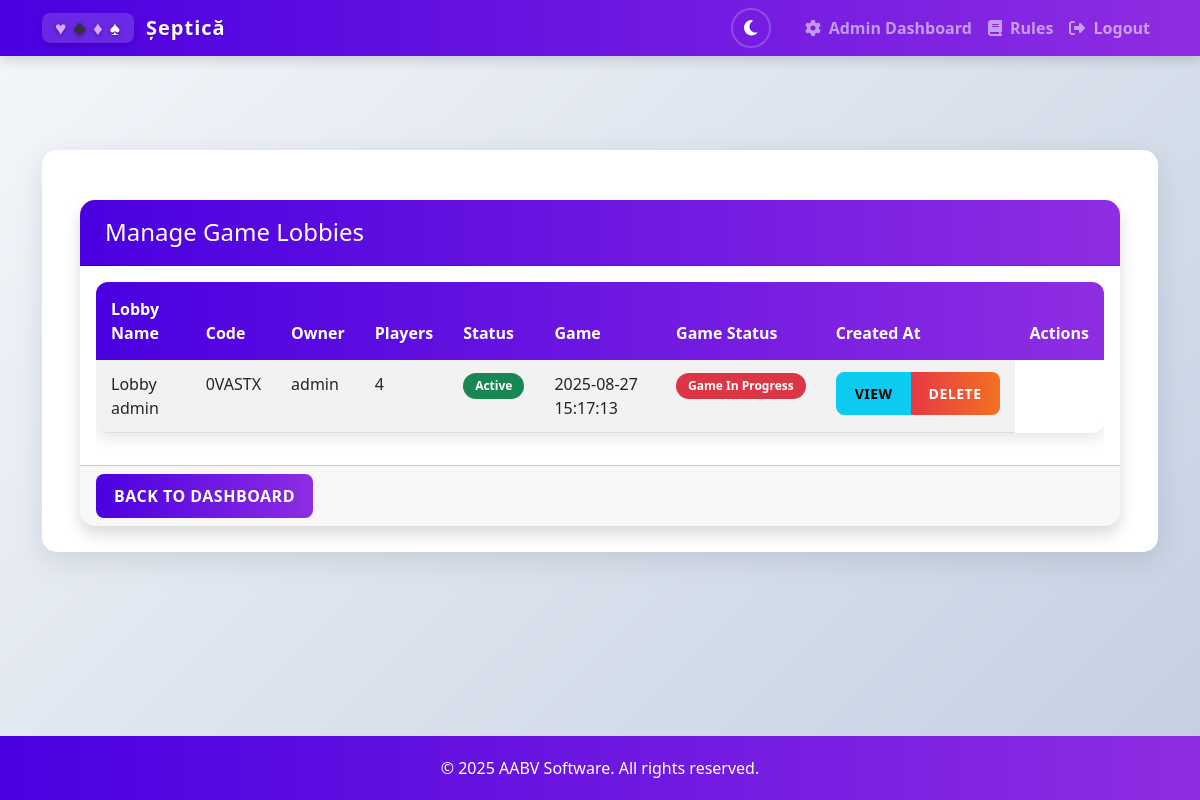
Screenshot of /admin/lobbies (signed in) with the database file from the repository.
### app.py (models this page shows, shortened)
class Lobby(db.Model):
    id = db.Column(db.Integer, primary_key=True)
    code = db.Column(db.String(6), unique=True, nullable=False)
    name = db.Column(db.String(100), nullable=True)  # New field for lobby name
    created_at = db.Column(db.DateTime, default=datetime.utcnow)
    is_active = db.Column(db.Boolean, default=True)
    is_public = db.Column(db.Boolean, default=True)
    game_started = db.Column(db.Boolean, default=False)  # New field to track if game has started
    owner_id = db.Column(db.Integer, db.ForeignKey('user.id'), nullable=False)
    team1_wins = db.Column(db.Integer, default=0)  # Team 1 wins in lobby
    team2_wins = db.Column(db.Integer, default=0)  # Team 2 wins in lobby
    total_games_played = db.Column(db.Integer, default=0)  # Total number of games played
    next_game_multiplier = db.Column(db.Integer, default=1)  # Points multiplier for next game
    owner = db.relationship('User', foreign_keys=[owner_id])
    players = db.relationship('LobbyPlayer', back_populates='lobby', cascade='all, delete-orphan')
    @property
    def player_count(self):
        return len(self.players)

class User(db.Model, UserMixin):
    id = db.Column(db.Integer, primary_key=True)
    username = db.Column(db.String(80), unique=True, nullable=False)
    email = db.Column(db.String(120), unique=True, nullable=False)
    password = db.Column(db.String(200), nullable=False)
    created_at = db.Column(db.DateTime, default=datetime.utcnow)
    is_admin = db.Column(db.Boolean, default=False)
    lobby_players = db.relationship('LobbyPlayer', back_populates='user', cascade='all, delete-orphan')

### app.py (the view)
@application.route('/admin/lobbies')
def admin_lobbies():
    if not session.get('is_admin', False):
        flash('You do not have permission to access this page!', 'error')
        return redirect(url_for('lobbies'))
    try:
        lobbies = Lobby.query.filter_by(is_active=True).all()
        return render_template('admin_lobbies.html', lobbies=lobbies)
    except Exception as e:
        logger.error(f"Error accessing admin lobbies page: {e}")
        flash('An error occurred while retrieving lobbies.', 'error')
        return redirect(url_for('admin_dashboard'))

### app.py (called while the page is built)
@login_manager.user_loader
def load_user(user_id):
    return User.query.get(int(user_id))

### templates/admin_lobbies.html (shortened to what this page needs)
{% extends "base.html" %}
{% block content %}
<div class="container mt-4">
    <div class="card shadow">
        <div class="card-header bg-dark text-white">
            <h4 class="mb-0">Manage Game Lobbies</h4>
        </div>
        <div class="card-body">
            <div id="lobbies-container">
                <div class="table-responsive">
                    <table class="table table-striped table-hover">
                        <thead>
                            <tr>
                                <th>Lobby Name</th>
                                <th>Code</th>
                                <th>Owner</th>
                                <th>Players</th>
                                <th>Status</th>
                                <th>Game</th>
                                <th>Game Status</th>
                                <th>Created At</th>
                                <th>Actions</th>
                            </tr>
                        </thead>
                        <tbody id="lobbies-table-body">
                            {% for lobby in lobbies %}
                            <tr id="lobby-row-{{ lobby.code }}" data-lobby-code="{{ lobby.code }}">
                                <td>{{ lobby.name or 'Lobby #' + lobby.code }}</td>
                                <td>{{ lobby.code }}</td>
                                <td id="lobby-owner-{{ lobby.code }}">{{ lobby.owner.username }}</td>
                                <td id="lobby-player-count-{{ lobby.code }}">{{ lobby.player_count }}</td>
                                <td><span class="badge bg-success">Active</span></td>
                                <td>{{ lobby.created_at.strftime('%Y-%m-%d %H:%M:%S') }}</td>
                                <td id="lobby-game-status-{{ lobby.code }}">
                                    {% if lobby.game_started %}
                                    <span class="badge bg-danger">Game In Progress</span>
                                    {% else %}
                                    <span class="badge bg-info">Waiting</span>
                                    {% endif %}
                                </td>
                                <td>
                                    <div class="btn-group" role="group">
                                        <a href="{{ url_for('admin_lobby_detail', lobby_code=lobby.code) }}"
                                           class="btn btn-sm btn-info">View</a>
                                        <button type="button" class="btn btn-sm btn-danger"
                                                data-bs-toggle="modal"
                                                data-bs-target="#deleteModal{{ lobby.id }}">
                                            Delete
                                        </button>
                                    </div>
                                </td>
                            </tr>
                            {% endfor %}
                        </tbody>
                    </table>
                </div>
            </div>
        </div>
        <div class="card-footer">
            <a href="{{ url_for('admin_dashboard') }}" class="btn btn-primary">Back to Dashboard</a>
        </div>
    </div>
</div>
{% endblock %}

### static/css/style.css (style rules this page uses)
:root { --primary-color: #4a00e0; --primary-color-rgb: 74, 0, 224; --secondary-color: #8e2de2; --secondary-color-rgb: 142, 45, 226; --accent-color: #ff6b6b; --light-accent: #ffb347; --success-color: #02c39a; --danger-color: #e63946; --warning-color: #f9c74f; --light-bg: #f0f2f5; --card-color: #ffffff; --text-color: #333333; --text-light: #6c757d; --body-bg: linear-gradient(135deg, #f5f7fa 0%, #c3cfe2 100%); --navbar-bg: linear-gradient(90deg, var(--primary-color), var(--secondary-color)); --footer-bg: rgba(255, 255, 255, 0.9); --footer-text: #6c757d; --input-bg: #fff; --input-border: #ced4da; --hearts: #e74c3c; --diamonds: #e67e22; --clubs: #2c3e50; --spades: #34495e; --card-border: #ddd; --card-shadow: rgba(0, 0, 0, 0.1); }
html { background: var(--body-bg); }
body { background: var(--body-bg); font-family: 'Segoe UI', Tahoma, Geneva, Verdana, sans-serif; color: var(--text-color); transition: background 0.3s ease, color 0.3s ease; padding-top: 56px; }
.card { border: none; border-radius: 15px; overflow: hidden; transition: transform 0.3s, box-shadow 0.3s; background: var(--card-color); box-shadow: 0 5px 15px rgba(0, 0, 0, 0.08); }
.card-header { padding: 18px 25px; background: linear-gradient(90deg, var(--primary-color), var(--secondary-color)); color: white; font-weight: 600; }
.btn { border-radius: 8px; padding: 10px 18px; font-weight: 600; transition: all 0.3s; text-transform: uppercase; letter-spacing: 0.5px; }
.btn-primary { background: linear-gradient(90deg, var(--primary-color), var(--secondary-color)); border: none; }
.btn-danger { background: linear-gradient(90deg, var(--danger-color), #f27121); border: none; }
table.table { border-radius: 12px; overflow: hidden; box-shadow: 0 5px 15px var(--card-shadow); border-collapse: separate; border-spacing: 0; background-color: var(--card-color); color: var(--text-color); transition: all 0.3s ease; }
thead { background: linear-gradient(90deg, var(--primary-color), var(--secondary-color)); color: white; }
th { padding: 15px !important; font-weight: 600; border: none !important; }
td { padding: 12px 15px !important; border-color: var(--card-border) !important; }
tbody tr { transition: all 0.2s; }
.badge { padding: 7px 12px; border-radius: 50px; font-weight: 600; }

### rows the page displays
Lobby: name "Lobby admin", code "0VASTX", owner.username "admin", player_count "4", created_at "2025-08-27 15:17:13", game_started "Game In Progress"
